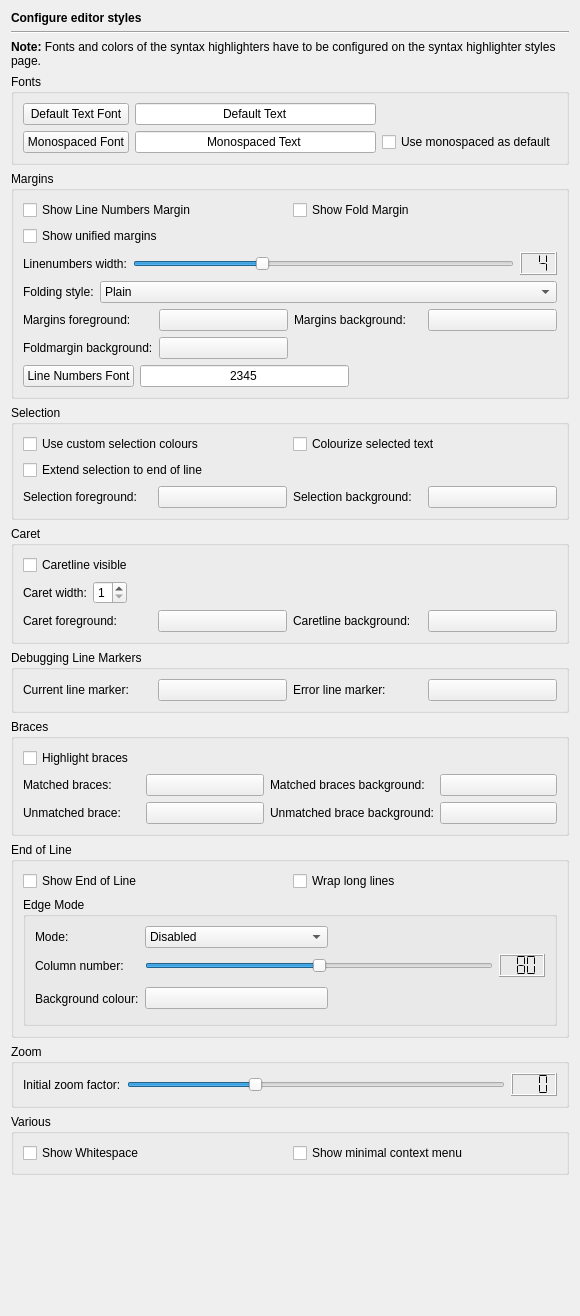
<?xml version="1.0" encoding="UTF-8"?>
<ui version="4.0">
 <class>EditorStylesPage</class>
 <widget class="QWidget" name="EditorStylesPage">
  <property name="geometry">
   <rect>
    <x>0</x>
    <y>0</y>
    <width>576</width>
    <height>1316</height>
   </rect>
  </property>
  <layout class="QVBoxLayout" name="verticalLayout_2">
   <item>
    <widget class="QLabel" name="headerLabel">
     <property name="text">
      <string>&lt;b&gt;Configure editor styles&lt;/b&gt;</string>
     </property>
    </widget>
   </item>
   <item>
    <widget class="Line" name="line3">
     <property name="frameShape">
      <enum>QFrame::HLine</enum>
     </property>
     <property name="frameShadow">
      <enum>QFrame::Sunken</enum>
     </property>
     <property name="orientation">
      <enum>Qt::Horizontal</enum>
     </property>
    </widget>
   </item>
   <item>
    <widget class="QLabel" name="label_3">
     <property name="text">
      <string>&lt;b&gt;Note:&lt;/b&gt; Fonts and colors of the syntax highlighters have to be configured on the syntax highlighter styles page.</string>
     </property>
     <property name="wordWrap">
      <bool>true</bool>
     </property>
    </widget>
   </item>
   <item>
    <widget class="QGroupBox" name="groupBox_5">
     <property name="title">
      <string>Fonts</string>
     </property>
     <layout class="QGridLayout">
      <item row="1" column="2">
       <widget class="QCheckBox" name="monospacedCheckBox">
        <property name="toolTip">
         <string>Select, whether the monospaced font should be used as default</string>
        </property>
        <property name="text">
         <string>Use monospaced as default</string>
        </property>
       </widget>
      </item>
      <item row="0" column="1">
       <widget class="QLineEdit" name="defaultFontSample">
        <property name="focusPolicy">
         <enum>Qt::NoFocus</enum>
        </property>
        <property name="text">
         <string>Default Text</string>
        </property>
        <property name="alignment">
         <set>Qt::AlignHCenter</set>
        </property>
        <property name="readOnly">
         <bool>true</bool>
        </property>
       </widget>
      </item>
      <item row="0" column="0">
       <widget class="QPushButton" name="defaultFontButton">
        <property name="toolTip">
         <string>Press to select the default font for the editor's text</string>
        </property>
        <property name="text">
         <string>Default Text Font</string>
        </property>
       </widget>
      </item>
      <item row="1" column="0">
       <widget class="QPushButton" name="monospacedFontButton">
        <property name="toolTip">
         <string>Press to select the font to be used as the monospaced font</string>
        </property>
        <property name="text">
         <string>Monospaced Font</string>
        </property>
       </widget>
      </item>
      <item row="1" column="1">
       <widget class="QLineEdit" name="monospacedFontSample">
        <property name="focusPolicy">
         <enum>Qt::NoFocus</enum>
        </property>
        <property name="text">
         <string>Monospaced Text</string>
        </property>
        <property name="alignment">
         <set>Qt::AlignHCenter</set>
        </property>
        <property name="readOnly">
         <bool>true</bool>
        </property>
       </widget>
      </item>
     </layout>
    </widget>
   </item>
   <item>
    <widget class="QGroupBox" name="groupBox">
     <property name="title">
      <string>Margins</string>
     </property>
     <layout class="QVBoxLayout" name="verticalLayout">
      <item>
       <layout class="QGridLayout" name="gridLayout_2">
        <item row="0" column="0">
         <widget class="QCheckBox" name="linenoCheckBox">
          <property name="toolTip">
           <string>Select whether line numbers margin should be shown.</string>
          </property>
          <property name="text">
           <string>Show Line Numbers Margin</string>
          </property>
         </widget>
        </item>
        <item row="0" column="1">
         <widget class="QCheckBox" name="foldingCheckBox">
          <property name="toolTip">
           <string>Select whether the fold margin should be shown.</string>
          </property>
          <property name="text">
           <string>Show Fold Margin</string>
          </property>
         </widget>
        </item>
        <item row="1" column="0">
         <widget class="QCheckBox" name="unifiedMarginsCheckBox">
          <property name="toolTip">
           <string>Select to show unified margins (like eric4 &lt; 4.3.0)</string>
          </property>
          <property name="text">
           <string>Show unified margins</string>
          </property>
         </widget>
        </item>
       </layout>
      </item>
      <item>
       <layout class="QHBoxLayout">
        <item>
         <widget class="QLabel" name="TextLabel13_2_2_2">
          <property name="text">
           <string>Linenumbers width:</string>
          </property>
          <property name="buddy">
           <cstring>linenowidthSlider</cstring>
          </property>
         </widget>
        </item>
        <item>
         <widget class="QSlider" name="linenowidthSlider">
          <property name="toolTip">
           <string>Move to set the width of the linenumbers margin.</string>
          </property>
          <property name="minimum">
           <number>2</number>
          </property>
          <property name="maximum">
           <number>8</number>
          </property>
          <property name="value">
           <number>4</number>
          </property>
          <property name="orientation">
           <enum>Qt::Horizontal</enum>
          </property>
          <property name="tickInterval">
           <number>1</number>
          </property>
         </widget>
        </item>
        <item>
         <widget class="QLCDNumber" name="linenowidthLCD">
          <property name="toolTip">
           <string>Displays the selected width of the linenumbers margin.</string>
          </property>
          <property name="numDigits">
           <number>2</number>
          </property>
          <property name="segmentStyle">
           <enum>QLCDNumber::Flat</enum>
          </property>
          <property name="value" stdset="0">
           <double>4.000000000000000</double>
          </property>
         </widget>
        </item>
       </layout>
      </item>
      <item>
       <layout class="QHBoxLayout">
        <item>
         <widget class="QLabel" name="TextLabel1_4_2_2">
          <property name="text">
           <string>Folding style:</string>
          </property>
         </widget>
        </item>
        <item>
         <widget class="QComboBox" name="foldingStyleComboBox">
          <property name="sizePolicy">
           <sizepolicy hsizetype="Expanding" vsizetype="Fixed">
            <horstretch>0</horstretch>
            <verstretch>0</verstretch>
           </sizepolicy>
          </property>
          <property name="toolTip">
           <string>Select the folding style to be used in the folding margin</string>
          </property>
          <property name="whatsThis">
           <string>&lt;b&gt;Folding style&lt;/b&gt;
&lt;p&gt;Select the desired folding style to be used in the folding margin.&lt;/p&gt;
&lt;p&gt;The available styles are:
&lt;ul&gt;
&lt;li&gt;Plain - simple plus and minus symbols&lt;/li&gt;
&lt;li&gt;Circled - circled plus and minus symbols&lt;/li&gt;
&lt;li&gt;Boxed - boxed plus and minus symbols&lt;/li&gt;
&lt;li&gt;Circled Tree - circled plus and minus symbols and flattened tree with rounded corners&lt;/li&gt;
&lt;li&gt;Boxed Tree - boxed plus and minus symbols and flattened tree with rectangled corners&lt;/li&gt;
&lt;/ul&gt;
&lt;/p&gt;</string>
          </property>
          <item>
           <property name="text">
            <string>Plain</string>
           </property>
          </item>
          <item>
           <property name="text">
            <string>Circled</string>
           </property>
          </item>
          <item>
           <property name="text">
            <string>Boxed</string>
           </property>
          </item>
          <item>
           <property name="text">
            <string>Circled Tree</string>
           </property>
          </item>
          <item>
           <property name="text">
            <string>Boxed Tree</string>
           </property>
          </item>
         </widget>
        </item>
       </layout>
      </item>
      <item>
       <layout class="QGridLayout" name="gridLayout">
        <item row="0" column="0">
         <widget class="QLabel" name="TextLabel2_2_2_2_2_6">
          <property name="text">
           <string>Margins foreground:</string>
          </property>
         </widget>
        </item>
        <item row="0" column="1">
         <widget class="QPushButton" name="marginsForegroundButton">
          <property name="minimumSize">
           <size>
            <width>100</width>
            <height>0</height>
           </size>
          </property>
          <property name="toolTip">
           <string>Select the foreground colour for the margins</string>
          </property>
          <property name="text">
           <string/>
          </property>
         </widget>
        </item>
        <item row="0" column="2">
         <widget class="QLabel" name="TextLabel2_2_2_2_2_7">
          <property name="text">
           <string>Margins background:</string>
          </property>
         </widget>
        </item>
        <item row="0" column="3">
         <widget class="QPushButton" name="marginsBackgroundButton">
          <property name="minimumSize">
           <size>
            <width>100</width>
            <height>0</height>
           </size>
          </property>
          <property name="toolTip">
           <string>Select the background colour for the margins</string>
          </property>
          <property name="text">
           <string/>
          </property>
         </widget>
        </item>
        <item row="1" column="0">
         <widget class="QLabel" name="TextLabel2_2_2_2_2_8">
          <property name="text">
           <string>Foldmargin background:</string>
          </property>
         </widget>
        </item>
        <item row="1" column="1">
         <widget class="QPushButton" name="foldmarginBackgroundButton">
          <property name="minimumSize">
           <size>
            <width>100</width>
            <height>0</height>
           </size>
          </property>
          <property name="toolTip">
           <string>Select the background colour for the foldmargin</string>
          </property>
          <property name="text">
           <string/>
          </property>
         </widget>
        </item>
       </layout>
      </item>
      <item>
       <layout class="QHBoxLayout" name="horizontalLayout">
        <item>
         <widget class="QPushButton" name="linenumbersFontButton">
          <property name="toolTip">
           <string>Press to select the font for the editor line numbers</string>
          </property>
          <property name="text">
           <string>Line Numbers Font</string>
          </property>
         </widget>
        </item>
        <item>
         <widget class="QLineEdit" name="marginsFontSample">
          <property name="minimumSize">
           <size>
            <width>200</width>
            <height>0</height>
           </size>
          </property>
          <property name="focusPolicy">
           <enum>Qt::NoFocus</enum>
          </property>
          <property name="text">
           <string>2345</string>
          </property>
          <property name="alignment">
           <set>Qt::AlignHCenter</set>
          </property>
          <property name="readOnly">
           <bool>true</bool>
          </property>
         </widget>
        </item>
        <item>
         <spacer name="horizontalSpacer">
          <property name="orientation">
           <enum>Qt::Horizontal</enum>
          </property>
          <property name="sizeHint" stdset="0">
           <size>
            <width>40</width>
            <height>20</height>
           </size>
          </property>
         </spacer>
        </item>
       </layout>
      </item>
     </layout>
    </widget>
   </item>
   <item>
    <widget class="QGroupBox" name="groupBox_3">
     <property name="title">
      <string>Selection</string>
     </property>
     <layout class="QVBoxLayout" name="_2">
      <item>
       <layout class="QGridLayout" name="_3">
        <item row="0" column="0">
         <widget class="QCheckBox" name="customSelColourCheckBox">
          <property name="toolTip">
           <string>Select to use custom selection colours</string>
          </property>
          <property name="whatsThis">
           <string>&lt;b&gt;Use custom selection colours&lt;/b&gt;&lt;p&gt;Select this entry in order to use custom selection colours in the editor and shell windows. The colours for the selection foreground and background are defined on the colours page.&lt;/p&gt;</string>
          </property>
          <property name="text">
           <string>Use custom selection colours</string>
          </property>
         </widget>
        </item>
        <item row="0" column="1">
         <widget class="QCheckBox" name="colourizeSelTextCheckBox">
          <property name="toolTip">
           <string>Select, if selected text should be colourized by the lexer.</string>
          </property>
          <property name="text">
           <string>Colourize selected text</string>
          </property>
         </widget>
        </item>
        <item row="1" column="0">
         <widget class="QCheckBox" name="extentSelEolCheckBox">
          <property name="toolTip">
           <string>Select to extend selection to end of line</string>
          </property>
          <property name="text">
           <string>Extend selection to end of line</string>
          </property>
         </widget>
        </item>
       </layout>
      </item>
      <item>
       <layout class="QHBoxLayout" name="_4">
        <item>
         <widget class="QLabel" name="TextLabel2_2_2_2_2_4">
          <property name="text">
           <string>Selection foreground:</string>
          </property>
         </widget>
        </item>
        <item>
         <widget class="QPushButton" name="selectionForegroundButton">
          <property name="minimumSize">
           <size>
            <width>100</width>
            <height>0</height>
           </size>
          </property>
          <property name="toolTip">
           <string>Select the foreground colour for the selection.</string>
          </property>
          <property name="text">
           <string/>
          </property>
         </widget>
        </item>
        <item>
         <widget class="QLabel" name="TextLabel2_2_2_2_2_5">
          <property name="text">
           <string>Selection background:</string>
          </property>
         </widget>
        </item>
        <item>
         <widget class="QPushButton" name="selectionBackgroundButton">
          <property name="minimumSize">
           <size>
            <width>100</width>
            <height>0</height>
           </size>
          </property>
          <property name="toolTip">
           <string>Select the background colour for the selection.</string>
          </property>
          <property name="text">
           <string/>
          </property>
         </widget>
        </item>
       </layout>
      </item>
     </layout>
    </widget>
   </item>
   <item>
    <widget class="QGroupBox" name="groupBox_4">
     <property name="title">
      <string>Caret</string>
     </property>
     <layout class="QVBoxLayout" name="_5">
      <item>
       <widget class="QCheckBox" name="caretlineVisibleCheckBox">
        <property name="toolTip">
         <string>Select, whether the caretline should be highlighted</string>
        </property>
        <property name="text">
         <string>Caretline visible</string>
        </property>
       </widget>
      </item>
      <item>
       <layout class="QHBoxLayout" name="_6">
        <item>
         <widget class="QLabel" name="textLabel1_7">
          <property name="text">
           <string>Caret width:</string>
          </property>
         </widget>
        </item>
        <item>
         <widget class="QSpinBox" name="caretWidthSpinBox">
          <property name="toolTip">
           <string>Select caret width (1, 2 or 3 pixels)</string>
          </property>
          <property name="minimum">
           <number>1</number>
          </property>
          <property name="maximum">
           <number>3</number>
          </property>
         </widget>
        </item>
        <item>
         <spacer>
          <property name="orientation">
           <enum>Qt::Horizontal</enum>
          </property>
          <property name="sizeType">
           <enum>QSizePolicy::Expanding</enum>
          </property>
          <property name="sizeHint" stdset="0">
           <size>
            <width>40</width>
            <height>20</height>
           </size>
          </property>
         </spacer>
        </item>
       </layout>
      </item>
      <item>
       <layout class="QHBoxLayout" name="_7">
        <item>
         <widget class="QLabel" name="TextLabel2_2_2_2_2_2">
          <property name="text">
           <string>Caret foreground:</string>
          </property>
         </widget>
        </item>
        <item>
         <widget class="QPushButton" name="caretForegroundButton">
          <property name="minimumSize">
           <size>
            <width>100</width>
            <height>0</height>
           </size>
          </property>
          <property name="toolTip">
           <string>Select the colour for the caret.</string>
          </property>
          <property name="text">
           <string/>
          </property>
         </widget>
        </item>
        <item>
         <widget class="QLabel" name="TextLabel2_2_2_2_2_3">
          <property name="text">
           <string>Caretline background:</string>
          </property>
         </widget>
        </item>
        <item>
         <widget class="QPushButton" name="caretlineBackgroundButton">
          <property name="minimumSize">
           <size>
            <width>100</width>
            <height>0</height>
           </size>
          </property>
          <property name="toolTip">
           <string>Select the background colour for the line containing the caret.</string>
          </property>
          <property name="text">
           <string/>
          </property>
         </widget>
        </item>
       </layout>
      </item>
     </layout>
    </widget>
   </item>
   <item>
    <widget class="QGroupBox" name="groupBox_2">
     <property name="title">
      <string>Debugging Line Markers</string>
     </property>
     <layout class="QHBoxLayout" name="_8">
      <item>
       <widget class="QLabel" name="TextLabel3_2_2">
        <property name="text">
         <string>Current line marker:</string>
        </property>
       </widget>
      </item>
      <item>
       <widget class="QPushButton" name="currentLineMarkerButton">
        <property name="minimumSize">
         <size>
          <width>100</width>
          <height>0</height>
         </size>
        </property>
        <property name="toolTip">
         <string>Select the colour for the current line marker.</string>
        </property>
        <property name="text">
         <string/>
        </property>
       </widget>
      </item>
      <item>
       <widget class="QLabel" name="TextLabel4_2_2">
        <property name="text">
         <string>Error line marker:</string>
        </property>
       </widget>
      </item>
      <item>
       <widget class="QPushButton" name="errorMarkerButton">
        <property name="minimumSize">
         <size>
          <width>100</width>
          <height>0</height>
         </size>
        </property>
        <property name="toolTip">
         <string>Select the colour for the error line marker.</string>
        </property>
        <property name="text">
         <string/>
        </property>
       </widget>
      </item>
     </layout>
    </widget>
   </item>
   <item>
    <widget class="QGroupBox" name="groupBox_6">
     <property name="title">
      <string>Braces</string>
     </property>
     <layout class="QGridLayout" name="_9">
      <item row="0" column="0" colspan="2">
       <widget class="QCheckBox" name="bracehighlightingCheckBox">
        <property name="toolTip">
         <string>Select whether matching and bad braces shall be highlighted.</string>
        </property>
        <property name="text">
         <string>Highlight braces</string>
        </property>
       </widget>
      </item>
      <item row="1" column="0">
       <widget class="QLabel" name="TextLabel1_3_2">
        <property name="text">
         <string>Matched braces:</string>
        </property>
       </widget>
      </item>
      <item row="1" column="1">
       <widget class="QPushButton" name="matchingBracesButton">
        <property name="minimumSize">
         <size>
          <width>100</width>
          <height>0</height>
         </size>
        </property>
        <property name="toolTip">
         <string>Select the colour for highlighting matching braces.</string>
        </property>
        <property name="text">
         <string/>
        </property>
       </widget>
      </item>
      <item row="1" column="2">
       <widget class="QLabel" name="TextLabel1_3_2_2">
        <property name="text">
         <string>Matched braces background:</string>
        </property>
       </widget>
      </item>
      <item row="1" column="3">
       <widget class="QPushButton" name="matchingBracesBackButton">
        <property name="minimumSize">
         <size>
          <width>100</width>
          <height>0</height>
         </size>
        </property>
        <property name="toolTip">
         <string>Select the background colour for highlighting matching braces.</string>
        </property>
        <property name="text">
         <string/>
        </property>
       </widget>
      </item>
      <item row="2" column="0">
       <widget class="QLabel" name="TextLabel2_2_2">
        <property name="minimumSize">
         <size>
          <width>100</width>
          <height>0</height>
         </size>
        </property>
        <property name="text">
         <string>Unmatched brace:</string>
        </property>
       </widget>
      </item>
      <item row="2" column="1">
       <widget class="QPushButton" name="nonmatchingBracesButton">
        <property name="toolTip">
         <string>Select the colour for  highlighting nonmatching braces.</string>
        </property>
        <property name="text">
         <string/>
        </property>
       </widget>
      </item>
      <item row="2" column="2">
       <widget class="QLabel" name="TextLabel2_2_2_3">
        <property name="minimumSize">
         <size>
          <width>100</width>
          <height>0</height>
         </size>
        </property>
        <property name="text">
         <string>Unmatched brace background:</string>
        </property>
       </widget>
      </item>
      <item row="2" column="3">
       <widget class="QPushButton" name="nonmatchingBracesBackButton">
        <property name="toolTip">
         <string>Select the background colour for  highlighting nonmatching braces.</string>
        </property>
        <property name="text">
         <string/>
        </property>
       </widget>
      </item>
     </layout>
    </widget>
   </item>
   <item>
    <widget class="QGroupBox" name="groupBox_7">
     <property name="title">
      <string>End of Line</string>
     </property>
     <layout class="QVBoxLayout" name="_10">
      <item>
       <layout class="QGridLayout" name="_11">
        <item row="0" column="0">
         <widget class="QCheckBox" name="eolCheckBox">
          <property name="toolTip">
           <string>Select whether end of line shall be shown</string>
          </property>
          <property name="text">
           <string>Show End of Line</string>
          </property>
         </widget>
        </item>
        <item row="0" column="1">
         <widget class="QCheckBox" name="wrapLongLinesCheckBox">
          <property name="toolTip">
           <string>Select, whether long lines should be wrapped</string>
          </property>
          <property name="text">
           <string>Wrap long lines</string>
          </property>
         </widget>
        </item>
       </layout>
      </item>
      <item>
       <widget class="QGroupBox" name="groupBox_9">
        <property name="title">
         <string>Edge Mode</string>
        </property>
        <layout class="QGridLayout" name="_13">
         <item row="0" column="2" colspan="2">
          <spacer>
           <property name="orientation">
            <enum>Qt::Horizontal</enum>
           </property>
           <property name="sizeType">
            <enum>QSizePolicy::Expanding</enum>
           </property>
           <property name="sizeHint" stdset="0">
            <size>
             <width>211</width>
             <height>20</height>
            </size>
           </property>
          </spacer>
         </item>
         <item row="2" column="2" colspan="2">
          <spacer>
           <property name="orientation">
            <enum>Qt::Horizontal</enum>
           </property>
           <property name="sizeType">
            <enum>QSizePolicy::Expanding</enum>
           </property>
           <property name="sizeHint" stdset="0">
            <size>
             <width>201</width>
             <height>31</height>
            </size>
           </property>
          </spacer>
         </item>
         <item row="2" column="1">
          <widget class="QPushButton" name="edgeBackgroundColorButton">
           <property name="minimumSize">
            <size>
             <width>100</width>
             <height>0</height>
            </size>
           </property>
           <property name="toolTip">
            <string>Select the colour for the edge marker.</string>
           </property>
           <property name="text">
            <string/>
           </property>
          </widget>
         </item>
         <item row="2" column="0">
          <widget class="QLabel" name="TextLabel13_3_2_2">
           <property name="text">
            <string>Background colour:</string>
           </property>
          </widget>
         </item>
         <item row="1" column="1" colspan="2">
          <widget class="QSlider" name="edgeLineColumnSlider">
           <property name="sizePolicy">
            <sizepolicy hsizetype="Expanding" vsizetype="Fixed">
             <horstretch>11</horstretch>
             <verstretch>0</verstretch>
            </sizepolicy>
           </property>
           <property name="toolTip">
            <string>Move to set the edge column.</string>
           </property>
           <property name="minimum">
            <number>0</number>
           </property>
           <property name="maximum">
            <number>160</number>
           </property>
           <property name="value">
            <number>80</number>
           </property>
           <property name="orientation">
            <enum>Qt::Horizontal</enum>
           </property>
           <property name="tickInterval">
            <number>10</number>
           </property>
          </widget>
         </item>
         <item row="1" column="3">
          <widget class="QLCDNumber" name="edgeLineColumnLCD">
           <property name="sizePolicy">
            <sizepolicy hsizetype="Minimum" vsizetype="Minimum">
             <horstretch>1</horstretch>
             <verstretch>0</verstretch>
            </sizepolicy>
           </property>
           <property name="toolTip">
            <string>Displays the selected tab width.</string>
           </property>
           <property name="numDigits">
            <number>3</number>
           </property>
           <property name="segmentStyle">
            <enum>QLCDNumber::Flat</enum>
           </property>
           <property name="value" stdset="0">
            <double>80.000000000000000</double>
           </property>
          </widget>
         </item>
         <item row="1" column="0">
          <widget class="QLabel" name="TextLabel13_3_2">
           <property name="text">
            <string>Column number:</string>
           </property>
          </widget>
         </item>
         <item row="0" column="0">
          <widget class="QLabel" name="textLabel1_14">
           <property name="text">
            <string>Mode:</string>
           </property>
          </widget>
         </item>
         <item row="0" column="1">
          <widget class="QComboBox" name="edgeModeCombo">
           <property name="sizePolicy">
            <sizepolicy hsizetype="Minimum" vsizetype="Fixed">
             <horstretch>0</horstretch>
             <verstretch>0</verstretch>
            </sizepolicy>
           </property>
           <item>
            <property name="text">
             <string>Disabled</string>
            </property>
           </item>
           <item>
            <property name="text">
             <string>Draw Line</string>
            </property>
           </item>
           <item>
            <property name="text">
             <string>Change Background Colour</string>
            </property>
           </item>
          </widget>
         </item>
        </layout>
       </widget>
      </item>
     </layout>
    </widget>
   </item>
   <item>
    <widget class="QGroupBox" name="groupBox_8">
     <property name="title">
      <string>Zoom</string>
     </property>
     <layout class="QHBoxLayout" name="horizontalLayout_2">
      <item>
       <widget class="QLabel" name="TextLabel13_2_2_3">
        <property name="text">
         <string>Initial zoom factor:</string>
        </property>
        <property name="buddy">
         <cstring>linenowidthSlider</cstring>
        </property>
       </widget>
      </item>
      <item>
       <widget class="QSlider" name="zoomfactorSlider">
        <property name="toolTip">
         <string>Move to set the initial zoom factor</string>
        </property>
        <property name="minimum">
         <number>-10</number>
        </property>
        <property name="maximum">
         <number>20</number>
        </property>
        <property name="value">
         <number>0</number>
        </property>
        <property name="orientation">
         <enum>Qt::Horizontal</enum>
        </property>
        <property name="tickInterval">
         <number>5</number>
        </property>
       </widget>
      </item>
      <item>
       <widget class="QLCDNumber" name="zoomfactorLCD">
        <property name="toolTip">
         <string>Displays the selected initial zoom factor</string>
        </property>
        <property name="numDigits">
         <number>3</number>
        </property>
        <property name="segmentStyle">
         <enum>QLCDNumber::Flat</enum>
        </property>
        <property name="value" stdset="0">
         <double>0.000000000000000</double>
        </property>
       </widget>
      </item>
     </layout>
    </widget>
   </item>
   <item>
    <widget class="QGroupBox" name="groupBox_10">
     <property name="title">
      <string>Various</string>
     </property>
     <layout class="QGridLayout" name="_14">
      <item row="0" column="0">
       <widget class="QCheckBox" name="whitespaceCheckBox">
        <property name="toolTip">
         <string>Select whether whitspace characters shall be shown</string>
        </property>
        <property name="text">
         <string>Show Whitespace</string>
        </property>
       </widget>
      </item>
      <item row="0" column="1">
       <widget class="QCheckBox" name="miniMenuCheckBox">
        <property name="toolTip">
         <string>Select to show a minimalistic context menu</string>
        </property>
        <property name="text">
         <string>Show minimal context menu</string>
        </property>
       </widget>
      </item>
     </layout>
    </widget>
   </item>
   <item>
    <spacer>
     <property name="orientation">
      <enum>Qt::Vertical</enum>
     </property>
     <property name="sizeHint" stdset="0">
      <size>
       <width>558</width>
       <height>20</height>
      </size>
     </property>
    </spacer>
   </item>
  </layout>
 </widget>
 <tabstops>
  <tabstop>defaultFontButton</tabstop>
  <tabstop>monospacedFontButton</tabstop>
  <tabstop>monospacedCheckBox</tabstop>
  <tabstop>linenoCheckBox</tabstop>
  <tabstop>foldingCheckBox</tabstop>
  <tabstop>unifiedMarginsCheckBox</tabstop>
  <tabstop>linenowidthSlider</tabstop>
  <tabstop>foldingStyleComboBox</tabstop>
  <tabstop>marginsForegroundButton</tabstop>
  <tabstop>marginsBackgroundButton</tabstop>
  <tabstop>foldmarginBackgroundButton</tabstop>
  <tabstop>linenumbersFontButton</tabstop>
  <tabstop>customSelColourCheckBox</tabstop>
  <tabstop>colourizeSelTextCheckBox</tabstop>
  <tabstop>extentSelEolCheckBox</tabstop>
  <tabstop>selectionForegroundButton</tabstop>
  <tabstop>selectionBackgroundButton</tabstop>
  <tabstop>caretlineVisibleCheckBox</tabstop>
  <tabstop>caretWidthSpinBox</tabstop>
  <tabstop>caretForegroundButton</tabstop>
  <tabstop>caretlineBackgroundButton</tabstop>
  <tabstop>currentLineMarkerButton</tabstop>
  <tabstop>errorMarkerButton</tabstop>
  <tabstop>bracehighlightingCheckBox</tabstop>
  <tabstop>matchingBracesButton</tabstop>
  <tabstop>matchingBracesBackButton</tabstop>
  <tabstop>nonmatchingBracesButton</tabstop>
  <tabstop>nonmatchingBracesBackButton</tabstop>
  <tabstop>eolCheckBox</tabstop>
  <tabstop>wrapLongLinesCheckBox</tabstop>
  <tabstop>edgeModeCombo</tabstop>
  <tabstop>edgeLineColumnSlider</tabstop>
  <tabstop>edgeBackgroundColorButton</tabstop>
  <tabstop>zoomfactorSlider</tabstop>
  <tabstop>whitespaceCheckBox</tabstop>
  <tabstop>miniMenuCheckBox</tabstop>
 </tabstops>
 <resources/>
 <connections>
  <connection>
   <sender>linenowidthSlider</sender>
   <signal>valueChanged(int)</signal>
   <receiver>linenowidthLCD</receiver>
   <slot>display(int)</slot>
   <hints>
    <hint type="sourcelabel">
     <x>510</x>
     <y>244</y>
    </hint>
    <hint type="destinationlabel">
     <x>551</x>
     <y>247</y>
    </hint>
   </hints>
  </connection>
  <connection>
   <sender>edgeLineColumnSlider</sender>
   <signal>valueChanged(int)</signal>
   <receiver>edgeLineColumnLCD</receiver>
   <slot>display(int)</slot>
   <hints>
    <hint type="sourcelabel">
     <x>492</x>
     <y>977</y>
    </hint>
    <hint type="destinationlabel">
     <x>544</x>
     <y>981</y>
    </hint>
   </hints>
  </connection>
  <connection>
   <sender>zoomfactorSlider</sender>
   <signal>valueChanged(int)</signal>
   <receiver>zoomfactorLCD</receiver>
   <slot>display(int)</slot>
   <hints>
    <hint type="sourcelabel">
     <x>390</x>
     <y>1090</y>
    </hint>
    <hint type="destinationlabel">
     <x>541</x>
     <y>1092</y>
    </hint>
   </hints>
  </connection>
 </connections>
</ui>
